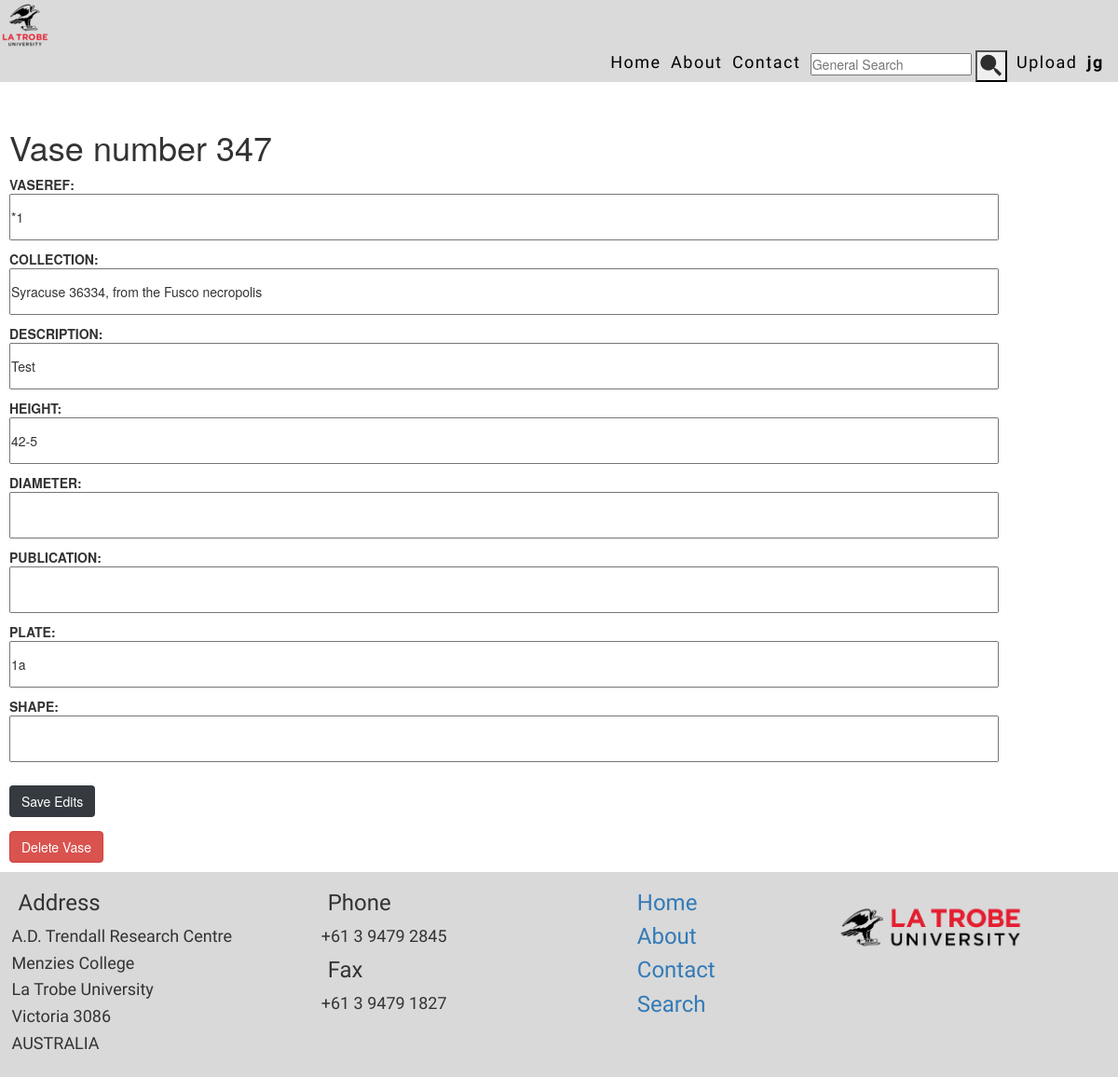
The app's page /vase/347 (signed in) with its own data.
### website/models.py (models this page shows, shortened)
class Vase(models.Model):
    VASEID = models.AutoField(primary_key=True)
    VASEREF = models.CharField(max_length=16, blank=True, null=True)
    COLLECTION = models.CharField(max_length=600,blank=False,null=False)
    PREVIOUSCOL = models.CharField(max_length=600,blank=True, null=True)
    DESCRIPTION = models.CharField(max_length=500,blank=True,null=True)
    PROVENANCE_NAME = models.CharField(max_length=600,blank=True,null=True)
    HEIGHT = models.CharField(max_length=50,blank=True,null=True)
    DIAMETER = models.CharField(max_length=50,blank=True,null=True)
    PUBLICATION = models.CharField(max_length=300,blank=True,null=True)
    PLATE = models.CharField(max_length=100, blank=True,null=True)
    FABRIC = models.CharField(max_length=50, blank=True,null=True)
    TECHNIQUE = models.CharField(max_length=50,blank=True,null=True)
    SHAPE = models.CharField(max_length=50,blank=True,null=True)
    def all_values_culled(self):
        output = model_to_dict(self)
        culled_dict = {key:val for key, val in output.items() if val is not None}
        return culled_dict

### website/views.py (the view)
# urls.py: path('vase/<int:id>', views.vase_page, name="vase_page"),
def vase_page(request, id=None):
    if id is not None:
        if 'save' in request.POST:
            vase_values = {}
            for value in request.POST:
                if value.isupper():
                    vase_values.update({value:request.POST.get(value)})
            modify_record(id, vase_values)
            return redirect(database)
        elif 'delete' in request.POST:
            delete_record(id)
            return redirect(database)
        else:
            try:
                vase_object = Vase.objects.get(VASEID=id)
                vase_output = vase_object.all_values_culled()
                return render(request, 'vase.html', {"vase_object":vase_object, "vase_output":vase_output, "vase_id":id})
            except:
                return render(request, 'missing_vase.html', {})
    else:
        return render(request, 'database.html', {})

### website/templates/vase.html (shortened to what this page needs)
{% extends 'base.html' %}
{% load static %}
{% block body %}
<h1>Vase number {{vase_id}}</h1>
{% if user.is_authenticated %}
    {% for key, value in vase_output.items %}
    {% if key != "VASEID" %}
        <form method="POST">
        <p><strong>{{key}}: </strong><input class="vase_input" type="text" name={{key}} value="{{value}}"></p>
    {% endif %}
    {% endfor %}
    <input name=save class="btn btn-dark my-4" type=submit value="Save Edits" />
    </form>
    <form method="POST">
        <input name=delete class="btn btn-danger" type=submit value="Delete Vase" />
    </form>
    {% else %}
    {% for key, value in vase_output.items %}
    <p><strong>{{key}}: </strong>{{value}}</p>
    {% endfor %}
{% endif %}
{% endblock %}

### website/templates/base.html (shortened to what this page needs)
{% load static %}
<!DOCTYPE html>
<html lang="en">
<head>
    <link rel="stylesheet" href="https://cdn.jsdelivr.net/npm/bootstrap@4.3.1/dist/css/bootstrap.min.css">
    <link rel="stylesheet" href="{% static 'css/style.css' %}">
    <link rel="stylesheet" href="{% static 'css/footer.css' %}">
    <link rel="stylesheet" href="{% static 'css/bootstrap.min.css' %}">
</head>
<body>
    <nav>
        <div class="logo">
            <img src="{% static 'assets/smol logo.png' %}" alt="ltu_logo">
        </div>
        <ul class="nav-links">
            <li>
                <a href="/">Home</a>
            </li>
            <li>
                <a href="/about">About</a>
            </li>
            <li>
                <a href="/contact">Contact</a>
            </li>
            <div class="dropdown">
            <li>
                <form method="POST" action="{% url 'search_result' %}">
                    <input name="search" type="text" autocomplete="off" placeholder="General Search">
                    <button type="submit"><img src="{% static 'assets/bx_search-alt-2search.png' %}" alt="search_icon"></button>
                </form>
            </li>
            </div>
            {% if user.is_authenticated %}
            <div class="dropdown">
                <li>
                    <a href="/upload">Upload</a>
                </li>
            </div>
            <div class="dropdown">
                <li>
                    <a href="/admin"><strong>{{ user.username }}</strong></a>
                </li>
            </div>
            {% endif %}
        </ul>
    </nav>
    <section class="content">
    </section>
    <div class="content">
        {% block body %}
        {% endblock %}
    </div>
    <footer>
        <div class="footer">
            <div class="row">
                <div class="column">
                    <h3>Address</h3>
                    <p>A.D. Trendall Research Centre</p>
                    <p>Menzies College</p>
                    <p>La Trobe University</p>
                    <p>Victoria 3086</p>
                    <p>AUSTRALIA</p>
                </div>
                <div class="column">
                    <h3>Phone</h3>
                    <p>+61 3 9479 2845</p>
                    <h3>Fax</h3>
                    <p>+61 3 9479 1827</p>
                </div>
                <div class="column" style=" width: 15%;">
                    <a href="/"><h3>Home</h3></a>
                    <a href="/about"><h3>About</h3></a>
                    <a href="/contact"><h3>Contact</h3></a>
                    <a href="/advanced_search"><h3>Search</h3></a>
                </div>
                <div class="column" style="margin-top: 20px;">
                    <img id="footerImage" src="{% static 'assets/la trobe.png' %}" alt="Latrobe Logo">
                </div>
            </div>
        </div>
    </footer>
</body>
</html>

### static/css/style.css (style rules this page uses)
* { margin: 0; padding: 0; box-sizing: border-box; }
.content { margin: 5px; padding: 5px; }
nav { display: flex; justify-content: space-around; align-items: center; min-height: 8vh; background-color: rgba(218, 218, 218, 1); }
.nav-links { display: flex; justify-content: space-around; width: 45%; margin-left: 650px; }
.nav-links li { list-style-type: none; }
.nav-links a { color: #000; text-decoration: none; letter-spacing: 1.5px; font-family: 'Maitree'; font-size: 18px; font-weight: 400; }
.dropdown { position: relative; display: inline-block; }
a, a:hover, a:focus, a:active { text-decoration: none; color: inherit; }
.vase_input { margin-right: 10%; width: 90%; height: 50px; text-overflow: ellipsis; }

### static/css/footer.css (style rules this page uses)
body { margin: 0; padding: 0; }
.footer { background-color: #D9D9D9; bottom: 0; height: auto; left: 0; font-family: 'Work Sans', sans-serif; font-size: 18px; padding-bottom: 20px; }
.column { margin-top: 10px; float: left; width: 25%; margin-left: 2%; }
.row:after { content: ""; display: table; clear: both; }
.footer p { margin: 3px; }
.footer h3 { margin: 10px; }
#footerImage { width: 75%; }

### records on screen
Vase: vase_output "*1" "Syracuse 36334, from the Fusco necropolis" "Test" "42-5" "1a"

### other values on screen
{{ user.username }} "jg"
{{ vase_id }} "347"
{{ key }} "VASEREF" "COLLECTION" "DESCRIPTION" "HEIGHT" "DIAMETER" "PUBLICATION" "PLATE" "SHAPE"
